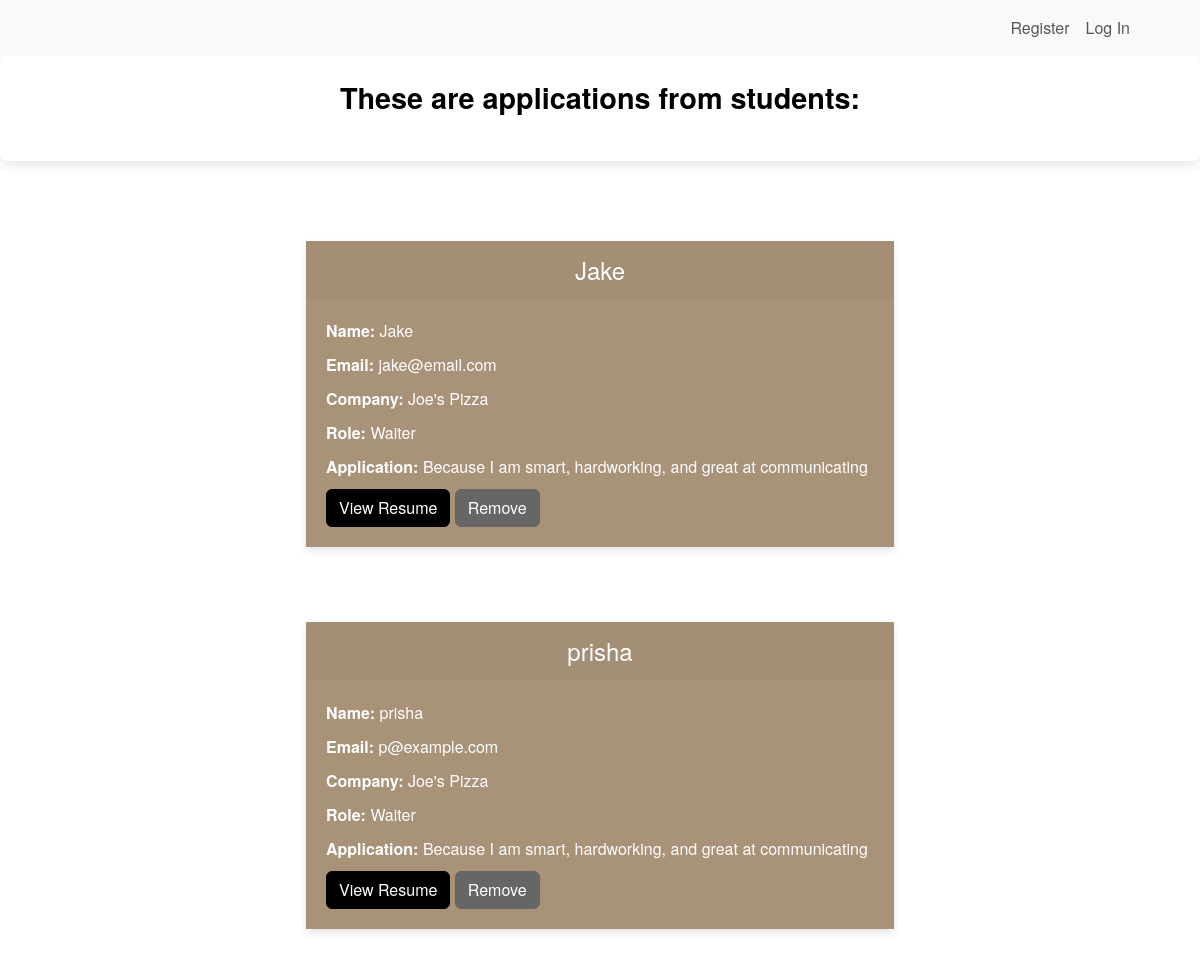
Page /reviewapplicants on the earlier database version.
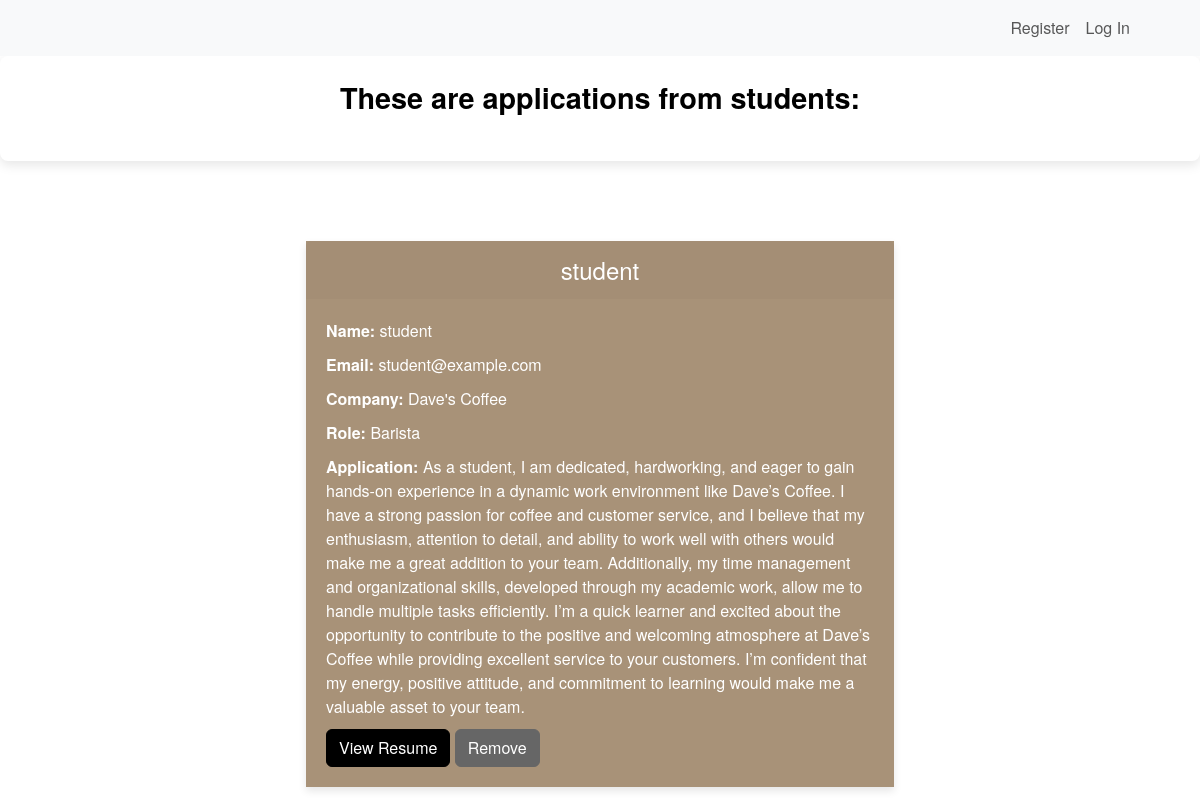
Same page on the later database version.
### tables this page shows
CREATE TABLE "intrested_jobs" (
	"company"	TEXT NOT NULL,
	"role"	TEXT NOT NULL,
	"name"	TEXT NOT NULL,
	"email"	TEXT NOT NULL,
	"user_id"	INTEGER NOT NULL,
	"job_id"	INTEGER NOT NULL,
	"reason"	TEXT NOT NULL,
	"resume"	TEXT NOT NULL,
	"filepath"	TEXT NOT NULL,
	"id"	INTEGER NOT NULL,
	PRIMARY KEY("id" AUTOINCREMENT)
);

### blueprints/admin.py (the view, shortened to what this page needs)
@login_required
@admin_bp.route("/reviewapplicants", methods = ["GET", "POST"])
def application():
    conn = get_db()
    cursor = conn.cursor()
    cursor.execute("SELECT * FROM intrested_jobs")
    jobs = cursor.fetchall()
    portfolio=[]
    if jobs:
        for job in jobs:
            portfolio.append({"company":job["company"], "role": job["role"],"id": job["id"], "reason": job["reason"], "resume":job["resume"], "filepath": job["filepath"], "name": job["name"], "email": job["email"]})
    conn.close()
    return render_template("aapplications.html", portfolio = portfolio)

### db.py (called while the page is built)
def get_db():
    if not hasattr(g, 'sqlite_db'):
        g.sqlite_db = sqlite3.connect(Config.DATABASE, check_same_thread=False, timeout=10)
        g.sqlite_db.row_factory = sqlite3.Row
    return g.sqlite_db

### templates/aapplications.html (shortened to what this page needs)
{% extends "admin.html" %}
{% block main %}
<div class = "custom-welcome">
  <h2>These are applications from students:<h2>
  </div>
{% if portfolio %}
{% for job in portfolio %}
<div class="row justify-content-center">
  <div class="col-md-6">
    <div class="card">
      <div class="card-header">
        <h2 class="text-center">{{ job.name }}</h2>
      </div>
      <form action="/reviewapplicants" method="post">
        <div class="job">
          <p><strong>Name:</strong> {{ job.name }}</p>
          <p><strong>Email:</strong> {{ job.email }}</p>
          <p><strong>Company:</strong> {{ job.company }}</p>
          <p><strong>Role:</strong> {{ job.role }}</p>
          <p><strong>Application:</strong> {{ job.reason }}</p>
          <div class="d-grid gap-2 d-md-block">
            <button type="button" class="btn btn-primary" data-bs-toggle="modal" data-bs-target="#addJobModal{{ job.id }}">
              View Resume
            </button>
            <button type="submit" name="action" class="btn btn-secondary" value="remove_{{ job.id }}">Remove</button>
          </div>
        </div>
      </form>
    </div>
  </div>
</div>
{% endfor %}
{% else %}
<div class = "d-flex justify-content-center align-items-center"style="height: 25vh;">
    <h2> There are no current applications to be reviewed, check back another time </h2>
</div>
{% endif %}
{% endblock %}

Differences in the rows shown:
removed intrested_jobs: name "Jake", email "jake@email.com", company "Joe's Pizza", role "Waiter", reason "Because I am smart, hardworking, and great at communicating"
removed intrested_jobs: name "prisha", email "p@example.com", company "Joe's Pizza", role "Waiter", reason "Because I am smart, hardworking, and great at communicating"
added intrested_jobs: name "student", email "student@example.com", company "Dave's Coffee", role "Barista", reason "As a student, I am dedicated, hardworking, and eager to gain hands-on experience in a dynamic work environment like Dave’s Coffee. I have a strong passion for coffee and customer service, and I believe that my enthusiasm, attention to detail, and ability to work well with others would make me a great addition to your team. Additionally, my time management and organizational skills, developed through my academic work, allow me to handle multiple tasks efficiently. I’m a quick learner and excited about the opportunity to contribute to the positive and welcoming atmosphere at Dave’s Coffee while providing excellent service to your customers. I’m confident that my energy, positive attitude, and…"
